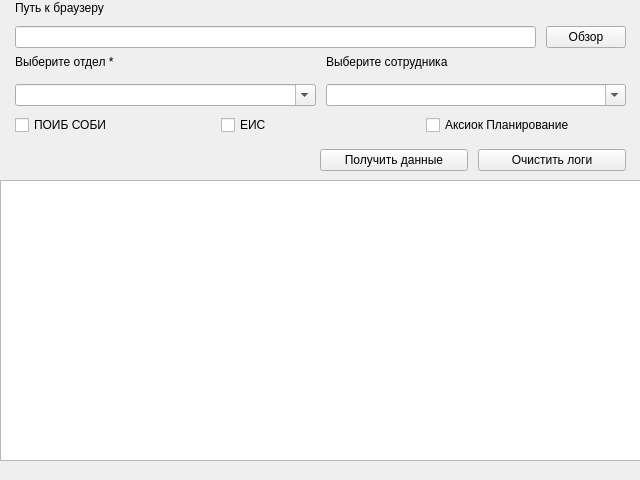
<?xml version="1.0" encoding="UTF-8"?>
<ui version="4.0">
 <class>MainWindow</class>
 <widget class="QMainWindow" name="MainWindow">
  <property name="geometry">
   <rect>
    <x>0</x>
    <y>0</y>
    <width>640</width>
    <height>480</height>
   </rect>
  </property>
  <property name="minimumSize">
   <size>
    <width>640</width>
    <height>480</height>
   </size>
  </property>
  <property name="maximumSize">
   <size>
    <width>640</width>
    <height>480</height>
   </size>
  </property>
  <property name="windowTitle">
   <string>Матрица доступов. Модуль сбора</string>
  </property>
  <widget class="QWidget" name="centralwidget">
   <widget class="QWidget" name="gridLayoutWidget">
    <property name="geometry">
     <rect>
      <x>0</x>
      <y>50</y>
      <width>641</width>
      <height>61</height>
     </rect>
    </property>
    <layout class="QGridLayout" name="filterWrap">
     <property name="sizeConstraint">
      <enum>QLayout::SetDefaultConstraint</enum>
     </property>
     <property name="leftMargin">
      <number>15</number>
     </property>
     <property name="topMargin">
      <number>0</number>
     </property>
     <property name="rightMargin">
      <number>15</number>
     </property>
     <property name="spacing">
      <number>10</number>
     </property>
     <item row="1" column="1">
      <widget class="QComboBox" name="select_employee">
       <property name="editable">
        <bool>true</bool>
       </property>
       <property name="placeholderText">
        <string>Выберите сотрудника</string>
       </property>
       <property name="frame">
        <bool>true</bool>
       </property>
      </widget>
     </item>
     <item row="1" column="0">
      <widget class="QComboBox" name="select_departments">
       <property name="enabled">
        <bool>true</bool>
       </property>
       <property name="whatsThis">
        <string/>
       </property>
       <property name="editable">
        <bool>true</bool>
       </property>
       <property name="placeholderText">
        <string>Выберите отдел</string>
       </property>
       <property name="frame">
        <bool>true</bool>
       </property>
      </widget>
     </item>
     <item row="0" column="0">
      <widget class="QLabel" name="label">
       <property name="sizePolicy">
        <sizepolicy hsizetype="Preferred" vsizetype="Maximum">
         <horstretch>0</horstretch>
         <verstretch>0</verstretch>
        </sizepolicy>
       </property>
       <property name="text">
        <string>Выберите отдел *</string>
       </property>
      </widget>
     </item>
     <item row="0" column="1">
      <widget class="QLabel" name="label_2">
       <property name="sizePolicy">
        <sizepolicy hsizetype="Preferred" vsizetype="Maximum">
         <horstretch>0</horstretch>
         <verstretch>0</verstretch>
        </sizepolicy>
       </property>
       <property name="text">
        <string>Выберите сотрудника</string>
       </property>
      </widget>
     </item>
    </layout>
   </widget>
   <widget class="QWidget" name="gridLayoutWidget_2">
    <property name="geometry">
     <rect>
      <x>0</x>
      <y>110</y>
      <width>641</width>
      <height>31</height>
     </rect>
    </property>
    <layout class="QGridLayout" name="gridLayout">
     <property name="leftMargin">
      <number>15</number>
     </property>
     <property name="rightMargin">
      <number>15</number>
     </property>
     <item row="0" column="0">
      <widget class="QCheckBox" name="checker_poib">
       <property name="cursor">
        <cursorShape>PointingHandCursor</cursorShape>
       </property>
       <property name="text">
        <string>ПОИБ СОБИ</string>
       </property>
      </widget>
     </item>
     <item row="0" column="1">
      <widget class="QCheckBox" name="checker_eis">
       <property name="cursor">
        <cursorShape>PointingHandCursor</cursorShape>
       </property>
       <property name="text">
        <string>ЕИС</string>
       </property>
      </widget>
     </item>
     <item row="0" column="2">
      <widget class="QCheckBox" name="checker_axiok">
       <property name="cursor">
        <cursorShape>PointingHandCursor</cursorShape>
       </property>
       <property name="text">
        <string>Аксиок Планирование</string>
       </property>
      </widget>
     </item>
    </layout>
   </widget>
   <widget class="QTreeView" name="outView">
    <property name="geometry">
     <rect>
      <x>0</x>
      <y>180</y>
      <width>641</width>
      <height>281</height>
     </rect>
    </property>
    <property name="editTriggers">
     <set>QAbstractItemView::NoEditTriggers</set>
    </property>
    <property name="textElideMode">
     <enum>Qt::ElideNone</enum>
    </property>
    <property name="uniformRowHeights">
     <bool>true</bool>
    </property>
    <property name="wordWrap">
     <bool>true</bool>
    </property>
   </widget>
   <widget class="QWidget" name="horizontalLayoutWidget">
    <property name="geometry">
     <rect>
      <x>320</x>
      <y>140</y>
      <width>321</width>
      <height>41</height>
     </rect>
    </property>
    <layout class="QHBoxLayout" name="horizontalLayout">
     <property name="spacing">
      <number>10</number>
     </property>
     <property name="rightMargin">
      <number>15</number>
     </property>
     <item>
      <widget class="QPushButton" name="submit">
       <property name="cursor">
        <cursorShape>PointingHandCursor</cursorShape>
       </property>
       <property name="text">
        <string>Получить данные</string>
       </property>
      </widget>
     </item>
     <item>
      <widget class="QPushButton" name="clear_logs">
       <property name="cursor">
        <cursorShape>PointingHandCursor</cursorShape>
       </property>
       <property name="text">
        <string>Очистить логи</string>
       </property>
      </widget>
     </item>
    </layout>
   </widget>
   <widget class="QWidget" name="gridLayoutWidget_3">
    <property name="geometry">
     <rect>
      <x>0</x>
      <y>0</y>
      <width>641</width>
      <height>48</height>
     </rect>
    </property>
    <layout class="QGridLayout" name="gridLayout_2">
     <property name="leftMargin">
      <number>15</number>
     </property>
     <property name="rightMargin">
      <number>15</number>
     </property>
     <property name="spacing">
      <number>10</number>
     </property>
     <item row="1" column="1">
      <widget class="QPushButton" name="fileDialog">
       <property name="text">
        <string>Обзор</string>
       </property>
      </widget>
     </item>
     <item row="1" column="0">
      <widget class="QLineEdit" name="browserPath"/>
     </item>
     <item row="0" column="0">
      <widget class="QLabel" name="label_3">
       <property name="text">
        <string>Путь к браузеру</string>
       </property>
      </widget>
     </item>
    </layout>
   </widget>
  </widget>
  <widget class="QMenuBar" name="menubar">
   <property name="geometry">
    <rect>
     <x>0</x>
     <y>0</y>
     <width>640</width>
     <height>21</height>
    </rect>
   </property>
  </widget>
 </widget>
 <resources/>
 <connections/>
</ui>
